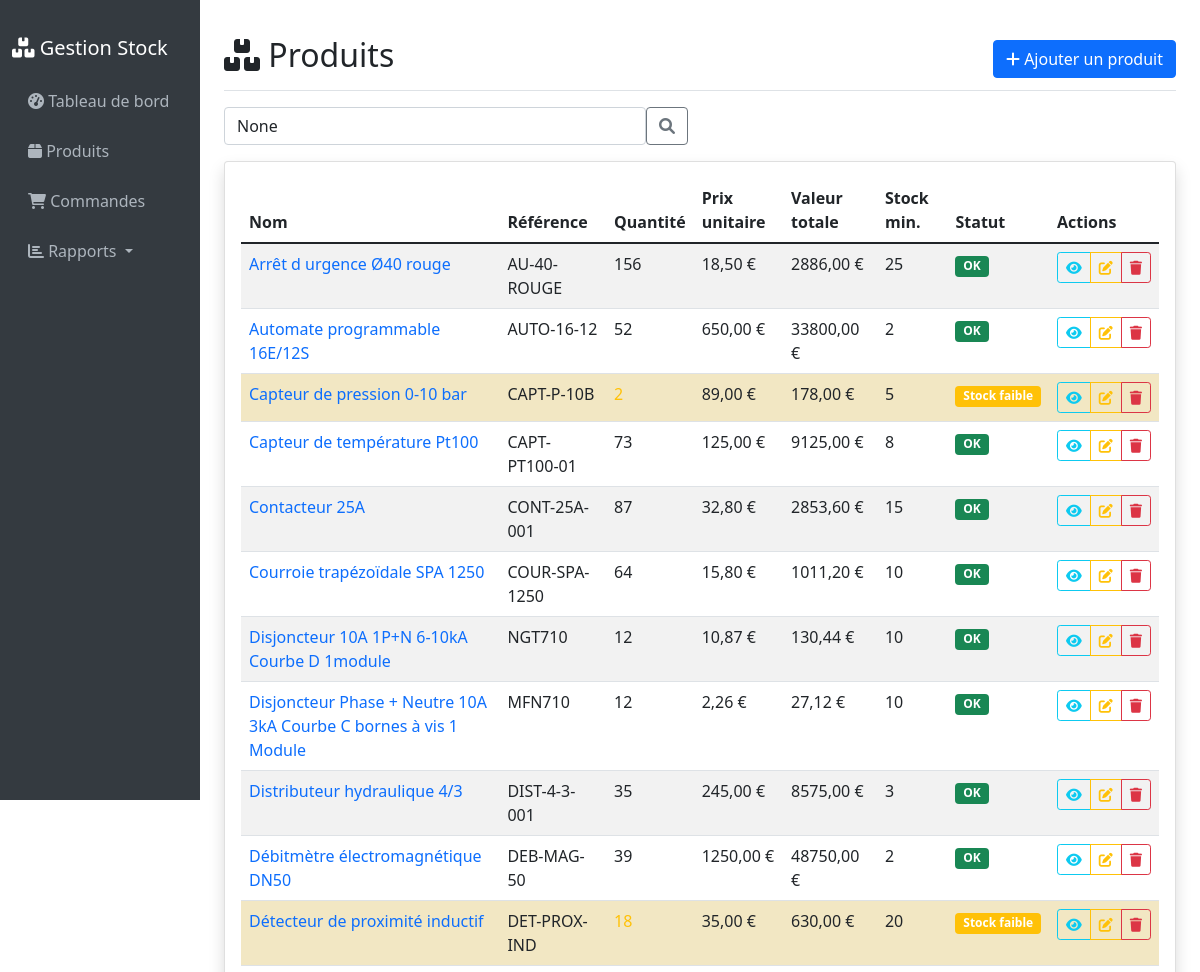
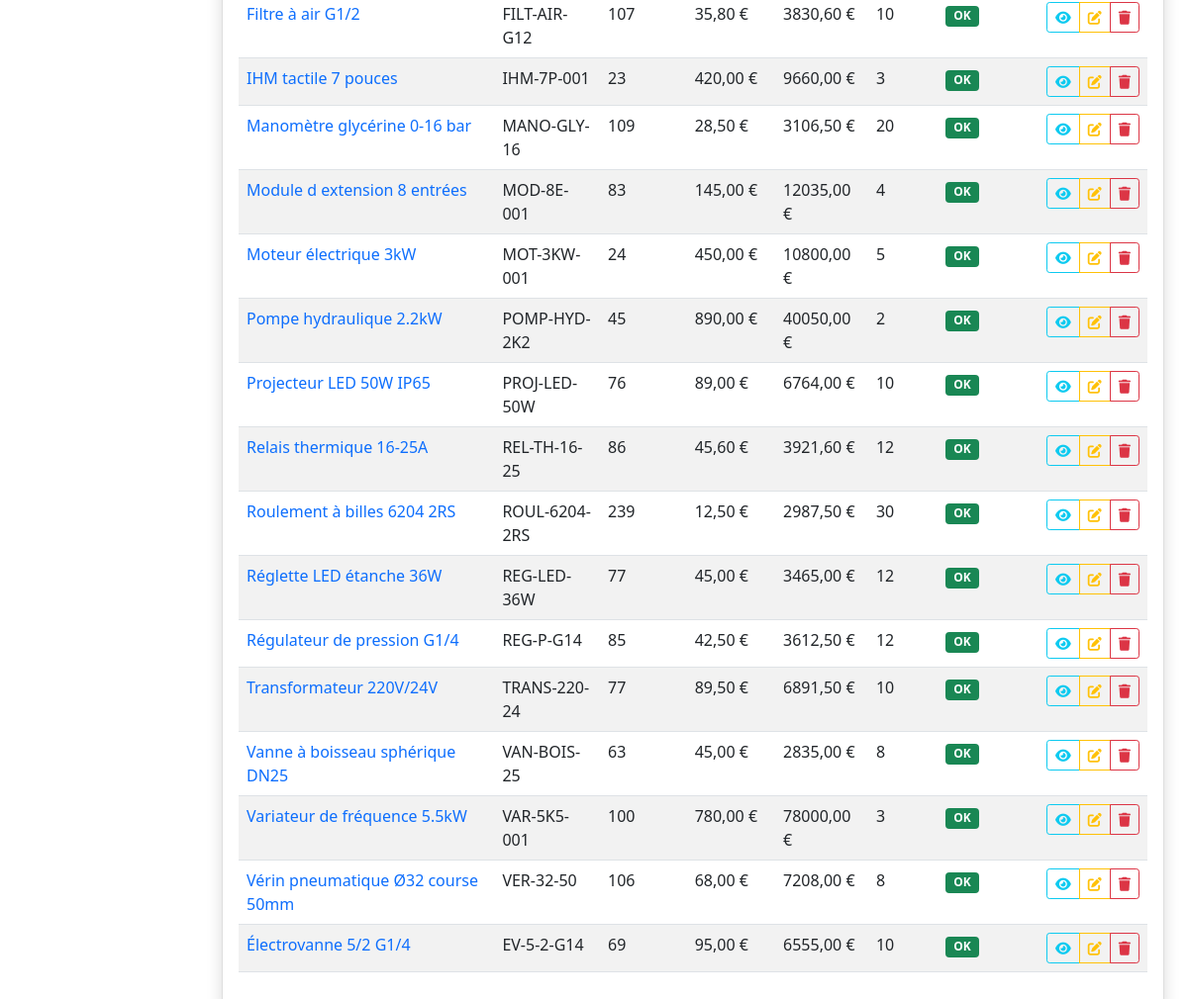
Screenshot of /products/ with the database file from the repository (2 pictures, top to bottom).
### inventory/models.py (models this page shows, shortened)
class Product(models.Model):
    name = models.CharField(max_length=255, verbose_name="Nom du produit")
    reference = models.CharField(max_length=100, unique=True, verbose_name="Référence")
    description = models.TextField(blank=True, verbose_name="Description")
    quantity = models.PositiveIntegerField(default=0, verbose_name="Quantité en stock")
    price = models.DecimalField(
        max_digits=10,
        decimal_places=2,
        validators=[MinValueValidator(Decimal('0.01'))],
        verbose_name="Prix unitaire"
    )
    min_stock_level = models.PositiveIntegerField(default=10, verbose_name="Niveau de stock minimum")
    created_at = models.DateTimeField(auto_now_add=True)
    updated_at = models.DateTimeField(auto_now=True)
    class Meta:
        verbose_name = "Produit"
        verbose_name_plural = "Produits"
        ordering = ['name']
    @property
    def is_low_stock(self):
        return self.quantity <= self.min_stock_level
    @property
    def total_value(self):
        return self.quantity * self.price

### inventory/views.py (the view)
# urls.py: path('products/', views.product_list, name='product_list'),
def product_list(request):
    products = Product.objects.all().order_by('name')
    search = request.GET.get('search')
    if search:
        products = products.filter(
            Q(name__icontains=search) |
            Q(reference__icontains=search)
        )
    context = {
        'products': products,
        'search': search,
    }
    return render(request, 'inventory/product_list.html', context)

### inventory/templates/inventory/product_list.html (shortened to what this page needs)
{% extends 'inventory/base.html' %}
{% block content %}
<div class="d-flex justify-content-between flex-wrap flex-md-nowrap align-items-center pt-3 pb-2 mb-3 border-bottom">
    <h1 class="h2"><i class="fas fa-boxes"></i> Produits</h1>
    <div class="btn-toolbar mb-2 mb-md-0">
        <a href="{% url 'product_create' %}" class="btn btn-primary">
            <i class="fas fa-plus"></i> Ajouter un produit
        </a>
    </div>
</div>
<div class="row mb-3">
    <div class="col-md-6">
        <form method="get" class="d-flex">
            <input type="text" name="search" class="form-control" placeholder="Rechercher un produit..." value="{{ search }}">
            <button class="btn btn-outline-secondary" type="submit">
                <i class="fas fa-search"></i>
            </button>
        </form>
    </div>
</div>
<div class="card shadow">
    <div class="card-body">
        {% if products %}
            <div class="table-responsive">
                <table class="table table-striped">
                    <thead>
                        <tr>
                            <th>Nom</th>
                            <th>Référence</th>
                            <th>Quantité</th>
                            <th>Prix unitaire</th>
                            <th>Valeur totale</th>
                            <th>Stock min.</th>
                            <th>Statut</th>
                            <th>Actions</th>
                        </tr>
                    </thead>
                    <tbody>
                        {% for product in products %}
                        <tr class="{% if product.quantity == 0 %}out-of-stock{% elif product.is_low_stock %}low-stock{% endif %}">
                            <td>
                                <a href="{% url 'product_detail' product.pk %}" class="text-decoration-none">
                                    {{ product.name }}
                                </a>
                            </td>
                            <td>{{ product.reference }}</td>
                            <td>
                                <span class="{% if product.quantity == 0 %}text-danger{% elif product.is_low_stock %}text-warning{% endif %}">
                                    {{ product.quantity }}
                                </span>
                            </td>
                            <td>{{ product.price|floatformat:2 }} €</td>
                            <td>{{ product.total_value|floatformat:2 }} €</td>
                            <td>{{ product.min_stock_level }}</td>
                            <td>
                                {% if product.quantity == 0 %}
                                    <span class="badge bg-danger">Rupture</span>
                                {% elif product.is_low_stock %}
                                    <span class="badge bg-warning">Stock faible</span>
                                {% else %}
                                    <span class="badge bg-success">OK</span>
                                {% endif %}
                            </td>
                            <td>
                                <div class="btn-group btn-group-sm" role="group">
                                    <a href="{% url 'product_detail' product.pk %}" class="btn btn-outline-info">
                                        <i class="fas fa-eye"></i>
                                    </a>
                                    <a href="{% url 'product_update' product.pk %}" class="btn btn-outline-warning">
                                        <i class="fas fa-edit"></i>
                                    </a>
                                    <a href="{% url 'product_delete' product.pk %}" class="btn btn-outline-danger">
                                        <i class="fas fa-trash"></i>
                                    </a>
                                </div>
                            </td>
                        </tr>
                        {% endfor %}
                    </tbody>
                </table>
            </div>
        {% endif %}
    </div>
</div>
{% endblock %}

### inventory/templates/inventory/base.html (style rules this page uses)
.low-stock { background-color: #fff3cd; }

### rows the page displays
Product: name "Arrêt d urgence Ø40 rouge", reference "AU-40-ROUGE", quantity "156", price "18,50", total_value "2886,00", min_stock_level "25", shows "OK"
Product: name "Automate programmable 16E/12S", reference "AUTO-16-12", quantity "52", price "650,00", total_value "33800,00", min_stock_level "2", shows "OK"
Product: name "Capteur de pression 0-10 bar", reference "CAPT-P-10B", quantity "2", price "89,00", total_value "178,00", min_stock_level "5", shows "Stock faible"
Product: name "Capteur de température Pt100", reference "CAPT-PT100-01", quantity "73", price "125,00", total_value "9125,00", min_stock_level "8", shows "OK"
Product: name "Contacteur 25A", reference "CONT-25A-001", quantity "87", price "32,80", total_value "2853,60", min_stock_level "15", shows "OK"
Product: name "Courroie trapézoïdale SPA 1250", reference "COUR-SPA-1250", quantity "64", price "15,80", total_value "1011,20", min_stock_level "10", shows "OK"
Product: name "Disjoncteur 10A 1P+N 6-10kA Courbe D 1module", reference "NGT710", quantity "12", price "10,87", total_value "130,44", min_stock_level "10", shows "OK"
Product: name "Disjoncteur Phase + Neutre 10A 3kA Courbe C bornes à vis 1 Module", reference "MFN710", quantity "12", price "2,26", total_value "27,12", min_stock_level "10", shows "OK"
Product: name "Distributeur hydraulique 4/3", reference "DIST-4-3-001", quantity "35", price "245,00", total_value "8575,00", min_stock_level "3", shows "OK"
Product: name "Débitmètre électromagnétique DN50", reference "DEB-MAG-50", quantity "39", price "1250,00", total_value "48750,00", min_stock_level "2", shows "OK"
Product: name "Détecteur de proximité inductif", reference "DET-PROX-IND", quantity "18", price "35,00", total_value "630,00", min_stock_level "20", shows "Stock faible"
Product: name "Filtre à air G1/2", reference "FILT-AIR-G12", quantity "107", price "35,80", total_value "3830,60", min_stock_level "10", shows "OK"
Product: name "IHM tactile 7 pouces", reference "IHM-7P-001", quantity "23", price "420,00", total_value "9660,00", min_stock_level "3", shows "OK"
Product: name "Manomètre glycérine 0-16 bar", reference "MANO-GLY-16", quantity "109", price "28,50", total_value "3106,50", min_stock_level "20", shows "OK"
Product: name "Module d extension 8 entrées", reference "MOD-8E-001", quantity "83", price "145,00", total_value "12035,00", min_stock_level "4", shows "OK"
Product: name "Moteur électrique 3kW", reference "MOT-3KW-001", quantity "24", price "450,00", total_value "10800,00", min_stock_level "5", shows "OK"
Product: name "Pompe hydraulique 2.2kW", reference "POMP-HYD-2K2", quantity "45", price "890,00", total_value "40050,00", min_stock_level "2", shows "OK"
Product: name "Projecteur LED 50W IP65", reference "PROJ-LED-50W", quantity "76", price "89,00", total_value "6764,00", min_stock_level "10", shows "OK"
Product: name "Relais thermique 16-25A", reference "REL-TH-16-25", quantity "86", price "45,60", total_value "3921,60", min_stock_level "12", shows "OK"
Product: name "Roulement à billes 6204 2RS", reference "ROUL-6204-2RS", quantity "239", price "12,50", total_value "2987,50", min_stock_level "30", shows "OK"
Product: name "Réglette LED étanche 36W", reference "REG-LED-36W", quantity "77", price "45,00", total_value "3465,00", min_stock_level "12", shows "OK"
Product: name "Régulateur de pression G1/4", reference "REG-P-G14", quantity "85", price "42,50", total_value "3612,50", min_stock_level "12", shows "OK"
Product: name "Transformateur 220V/24V", reference "TRANS-220-24", quantity "77", price "89,50", total_value "6891,50", min_stock_level "10", shows "OK"
Product: name "Vanne à boisseau sphérique DN25", reference "VAN-BOIS-25", quantity "63", price "45,00", total_value "2835,00", min_stock_level "8", shows "OK"
Product: name "Variateur de fréquence 5.5kW", reference "VAR-5K5-001", quantity "100", price "780,00", total_value "78000,00", min_stock_level "3", shows "OK"
Product: name "Vérin pneumatique Ø32 course 50mm", reference "VER-32-50", quantity "106", price "68,00", total_value "7208,00", min_stock_level "8", shows "OK"
Product: name "Électrovanne 5/2 G1/4", reference "EV-5-2-G14", quantity "69", price "95,00", total_value "6555,00", min_stock_level "10", shows "OK"
